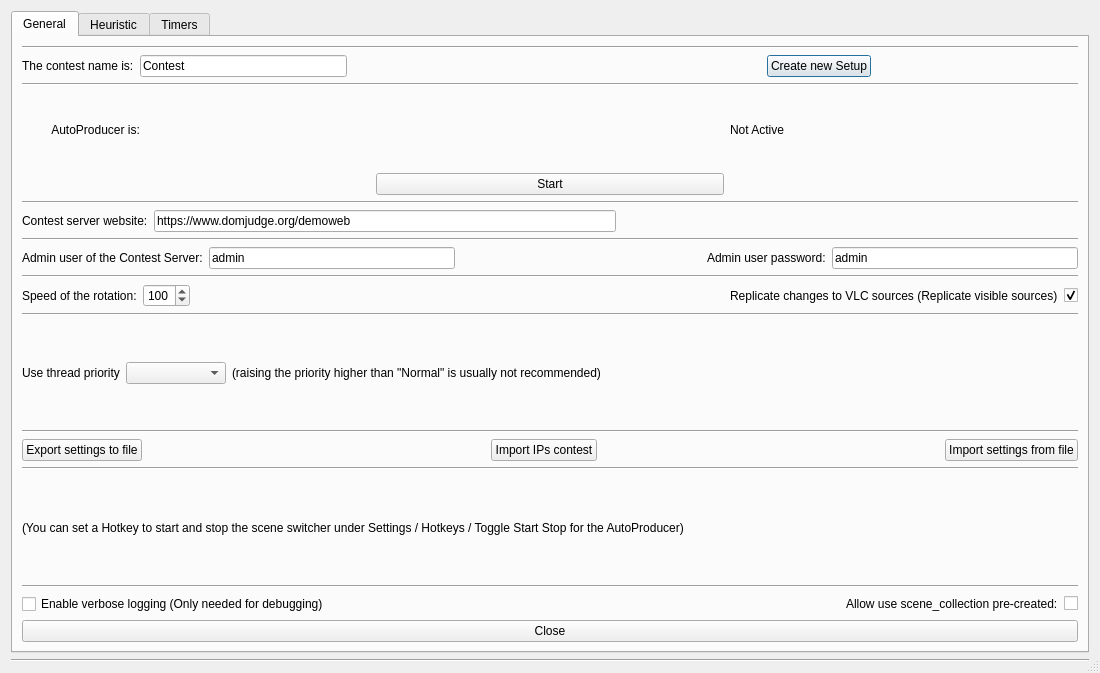
<?xml version="1.0" encoding="UTF-8"?>
<ui version="4.0">
 <class>SceneSwitcher</class>
 <widget class="QDialog" name="SceneSwitcher">
  <property name="geometry">
   <rect>
    <x>0</x>
    <y>0</y>
    <width>1100</width>
    <height>673</height>
   </rect>
  </property>
  <property name="sizePolicy">
   <sizepolicy hsizetype="Preferred" vsizetype="Preferred">
    <horstretch>0</horstretch>
    <verstretch>0</verstretch>
   </sizepolicy>
  </property>
  <property name="minimumSize">
   <size>
    <width>1100</width>
    <height>600</height>
   </size>
  </property>
  <property name="windowTitle">
   <string>SceneSwitcher</string>
  </property>
  <property name="sizeGripEnabled">
   <bool>true</bool>
  </property>
  <layout class="QVBoxLayout" name="verticalLayout">
   <property name="sizeConstraint">
    <enum>QLayout::SetNoConstraint</enum>
   </property>
   <item>
    <widget class="QTabWidget" name="tabWidget">
     <property name="currentIndex">
      <number>0</number>
     </property>
     <property name="movable">
      <bool>true</bool>
     </property>
     <widget class="QWidget" name="generalTab">
      <attribute name="title">
       <string notr="true">General</string>
      </attribute>
      <layout class="QVBoxLayout" name="verticalLayout_2">
       <item>
        <widget class="Line" name="line_6">
         <property name="orientation">
          <enum>Qt::Horizontal</enum>
         </property>
        </widget>
       </item>
       <item>
        <layout class="QHBoxLayout" name="horizontalLayout_4">
         <item>
          <widget class="QLabel" name="label">
           <property name="text">
            <string>The contest name is:</string>
           </property>
          </widget>
         </item>
         <item>
          <widget class="QLineEdit" name="contestName">
           <property name="maximumSize">
            <size>
             <width>300</width>
             <height>22</height>
            </size>
           </property>
           <property name="text">
            <string>Contest</string>
           </property>
          </widget>
         </item>
         <item>
          <spacer name="horizontalSpacer_4">
           <property name="orientation">
            <enum>Qt::Horizontal</enum>
           </property>
           <property name="sizeHint" stdset="0">
            <size>
             <width>40</width>
             <height>20</height>
            </size>
           </property>
          </spacer>
         </item>
         <item>
          <spacer name="horizontalSpacer_5">
           <property name="orientation">
            <enum>Qt::Horizontal</enum>
           </property>
           <property name="sizeHint" stdset="0">
            <size>
             <width>40</width>
             <height>20</height>
            </size>
           </property>
          </spacer>
         </item>
         <item>
          <widget class="QPushButton" name="createSetup">
           <property name="text">
            <string>Create new Setup</string>
           </property>
          </widget>
         </item>
         <item>
          <spacer name="horizontalSpacer_8">
           <property name="orientation">
            <enum>Qt::Horizontal</enum>
           </property>
           <property name="sizeHint" stdset="0">
            <size>
             <width>40</width>
             <height>20</height>
            </size>
           </property>
          </spacer>
         </item>
        </layout>
       </item>
       <item>
        <widget class="Line" name="line_17">
         <property name="orientation">
          <enum>Qt::Horizontal</enum>
         </property>
        </widget>
       </item>
       <item>
        <layout class="QGridLayout" name="gridLayout_4">
         <item row="0" column="0">
          <layout class="QGridLayout" name="gridLayout_2">
           <item row="0" column="0">
            <widget class="QLabel" name="label_5">
             <property name="text">
              <string>         AutoProducer is:</string>
             </property>
            </widget>
           </item>
           <item row="0" column="2">
            <widget class="QLabel" name="pluginRunningText">
             <property name="text">
              <string notr="true">Not Active</string>
             </property>
            </widget>
           </item>
           <item row="1" column="1">
            <widget class="QPushButton" name="toggleStartButton">
             <property name="text">
              <string>Start</string>
             </property>
            </widget>
           </item>
          </layout>
         </item>
        </layout>
       </item>
       <item>
        <widget class="Line" name="line_8">
         <property name="orientation">
          <enum>Qt::Horizontal</enum>
         </property>
        </widget>
       </item>
       <item>
        <layout class="QHBoxLayout" name="horizontalLayout_33">
         <item>
          <widget class="QLabel" name="label_7">
           <property name="text">
            <string>Contest server website:</string>
           </property>
          </widget>
         </item>
         <item>
          <widget class="QLineEdit" name="contestServer">
           <property name="text">
            <string>https://www.domjudge.org/demoweb</string>
           </property>
          </widget>
         </item>
         <item>
          <spacer name="horizontalSpacer_19">
           <property name="orientation">
            <enum>Qt::Horizontal</enum>
           </property>
           <property name="sizeHint" stdset="0">
            <size>
             <width>40</width>
             <height>20</height>
            </size>
           </property>
          </spacer>
         </item>
        </layout>
       </item>
       <item>
        <widget class="Line" name="line_16">
         <property name="orientation">
          <enum>Qt::Horizontal</enum>
         </property>
        </widget>
       </item>
       <item>
        <layout class="QHBoxLayout" name="horizontalLayout_50">
         <item>
          <widget class="QLabel" name="label_2">
           <property name="text">
            <string>Admin user of the Contest Server:</string>
           </property>
          </widget>
         </item>
         <item>
          <widget class="QLineEdit" name="userContestServer">
           <property name="text">
            <string>admin</string>
           </property>
          </widget>
         </item>
         <item>
          <spacer name="horizontalSpacer_10">
           <property name="orientation">
            <enum>Qt::Horizontal</enum>
           </property>
           <property name="sizeHint" stdset="0">
            <size>
             <width>40</width>
             <height>20</height>
            </size>
           </property>
          </spacer>
         </item>
         <item>
          <widget class="QLabel" name="label_3">
           <property name="text">
            <string>Admin user password:</string>
           </property>
          </widget>
         </item>
         <item>
          <widget class="QLineEdit" name="passwordContestServer">
           <property name="text">
            <string>admin</string>
           </property>
          </widget>
         </item>
        </layout>
       </item>
       <item>
        <widget class="Line" name="line_10">
         <property name="orientation">
          <enum>Qt::Horizontal</enum>
         </property>
        </widget>
       </item>
       <item>
        <layout class="QHBoxLayout" name="horizontalLayout">
         <item>
          <widget class="QLabel" name="label_6">
           <property name="text">
            <string>Speed of the rotation:</string>
           </property>
          </widget>
         </item>
         <item>
          <widget class="QSpinBox" name="SpeedRotation">
           <property name="maximum">
            <number>500</number>
           </property>
           <property name="singleStep">
            <number>5</number>
           </property>
           <property name="value">
            <number>100</number>
           </property>
          </widget>
         </item>
         <item>
          <spacer name="horizontalSpacer_11">
           <property name="orientation">
            <enum>Qt::Horizontal</enum>
           </property>
           <property name="sizeHint" stdset="0">
            <size>
             <width>40</width>
             <height>20</height>
            </size>
           </property>
          </spacer>
         </item>
         <item>
          <widget class="QLabel" name="label_16">
           <property name="text">
            <string>Replicate changes to VLC sources (Replicate visible sources)</string>
           </property>
          </widget>
         </item>
         <item>
          <widget class="QCheckBox" name="followVisible">
           <property name="text">
            <string/>
           </property>
           <property name="checked">
            <bool>true</bool>
           </property>
          </widget>
         </item>
        </layout>
       </item>
       <item>
        <widget class="Line" name="line">
         <property name="orientation">
          <enum>Qt::Horizontal</enum>
         </property>
        </widget>
       </item>
       <item>
        <layout class="QHBoxLayout" name="horizontalLayout_49">
         <item>
          <widget class="QLabel" name="label_56">
           <property name="text">
            <string>Use thread priority</string>
           </property>
          </widget>
         </item>
         <item>
          <widget class="QComboBox" name="threadPriority">
           <property name="sizePolicy">
            <sizepolicy hsizetype="Maximum" vsizetype="Fixed">
             <horstretch>0</horstretch>
             <verstretch>0</verstretch>
            </sizepolicy>
           </property>
           <property name="minimumSize">
            <size>
             <width>100</width>
             <height>0</height>
            </size>
           </property>
          </widget>
         </item>
         <item>
          <widget class="QLabel" name="label_57">
           <property name="text">
            <string>(raising the priority higher than &quot;Normal&quot; is usually not recommended)</string>
           </property>
          </widget>
         </item>
         <item>
          <spacer name="horizontalSpacer_41">
           <property name="orientation">
            <enum>Qt::Horizontal</enum>
           </property>
           <property name="sizeHint" stdset="0">
            <size>
             <width>40</width>
             <height>20</height>
            </size>
           </property>
          </spacer>
         </item>
        </layout>
       </item>
       <item>
        <widget class="Line" name="line_7">
         <property name="orientation">
          <enum>Qt::Horizontal</enum>
         </property>
        </widget>
       </item>
       <item>
        <layout class="QHBoxLayout" name="horizontalLayout_47">
         <property name="spacing">
          <number>15</number>
         </property>
         <item>
          <widget class="QPushButton" name="exportSettings">
           <property name="text">
            <string>Export settings to file</string>
           </property>
          </widget>
         </item>
         <item>
          <spacer name="horizontalSpacer_3">
           <property name="orientation">
            <enum>Qt::Horizontal</enum>
           </property>
           <property name="sizeHint" stdset="0">
            <size>
             <width>40</width>
             <height>20</height>
            </size>
           </property>
          </spacer>
         </item>
         <item>
          <widget class="QPushButton" name="importIPs">
           <property name="text">
            <string>Import IPs contest</string>
           </property>
          </widget>
         </item>
         <item>
          <spacer name="horizontalSpacer_2">
           <property name="orientation">
            <enum>Qt::Horizontal</enum>
           </property>
           <property name="sizeHint" stdset="0">
            <size>
             <width>40</width>
             <height>20</height>
            </size>
           </property>
          </spacer>
         </item>
         <item>
          <widget class="QPushButton" name="importSettings">
           <property name="text">
            <string>Import settings from file</string>
           </property>
          </widget>
         </item>
        </layout>
       </item>
       <item>
        <widget class="Line" name="line_15">
         <property name="orientation">
          <enum>Qt::Horizontal</enum>
         </property>
        </widget>
       </item>
       <item>
        <widget class="QLabel" name="label_13">
         <property name="text">
          <string>(You can set a Hotkey to start and stop the scene switcher under Settings / Hotkeys / Toggle Start Stop for the AutoProducer)</string>
         </property>
        </widget>
       </item>
       <item>
        <widget class="Line" name="line_14">
         <property name="orientation">
          <enum>Qt::Horizontal</enum>
         </property>
        </widget>
       </item>
       <item>
        <layout class="QHBoxLayout" name="horizontalLayout_48">
         <item>
          <widget class="QCheckBox" name="verboseLogging">
           <property name="text">
            <string>Enable verbose logging (Only needed for debugging)</string>
           </property>
          </widget>
         </item>
         <item>
          <spacer name="horizontalSpacer_49">
           <property name="orientation">
            <enum>Qt::Horizontal</enum>
           </property>
           <property name="sizeHint" stdset="0">
            <size>
             <width>40</width>
             <height>20</height>
            </size>
           </property>
          </spacer>
         </item>
         <item>
          <widget class="QLabel" name="label_17">
           <property name="text">
            <string>Allow use scene_collection pre-created:</string>
           </property>
          </widget>
         </item>
         <item>
          <widget class="QCheckBox" name="preCreatedCheckBox">
           <property name="text">
            <string/>
           </property>
          </widget>
         </item>
        </layout>
       </item>
       <item>
        <widget class="QPushButton" name="close">
         <property name="text">
          <string>Close</string>
         </property>
        </widget>
       </item>
      </layout>
     </widget>
     <widget class="QWidget" name="heuristicTab">
      <attribute name="title">
       <string notr="true">Heuristic</string>
      </attribute>
      <layout class="QVBoxLayout" name="verticalLayout_15">
       <item>
        <widget class="Line" name="line_5">
         <property name="orientation">
          <enum>Qt::Horizontal</enum>
         </property>
        </widget>
       </item>
       <item>
        <layout class="QHBoxLayout" name="horizontalLayout_2">
         <item>
          <spacer name="horizontalSpacer_15">
           <property name="orientation">
            <enum>Qt::Horizontal</enum>
           </property>
           <property name="sizeHint" stdset="0">
            <size>
             <width>40</width>
             <height>20</height>
            </size>
           </property>
          </spacer>
         </item>
         <item>
          <spacer name="horizontalSpacer_23">
           <property name="orientation">
            <enum>Qt::Horizontal</enum>
           </property>
           <property name="sizeHint" stdset="0">
            <size>
             <width>40</width>
             <height>20</height>
            </size>
           </property>
          </spacer>
         </item>
         <item>
          <widget class="QLabel" name="label_8">
           <property name="text">
            <string>     Weight of rank in the heuristic:</string>
           </property>
          </widget>
         </item>
         <item>
          <spacer name="horizontalSpacer_28">
           <property name="orientation">
            <enum>Qt::Horizontal</enum>
           </property>
           <property name="sizeHint" stdset="0">
            <size>
             <width>40</width>
             <height>20</height>
            </size>
           </property>
          </spacer>
         </item>
         <item>
          <widget class="QDoubleSpinBox" name="weightOfRank">
           <property name="singleStep">
            <double>0.010000000000000</double>
           </property>
           <property name="value">
            <double>1.000000000000000</double>
           </property>
          </widget>
         </item>
         <item>
          <spacer name="horizontalSpacer_14">
           <property name="orientation">
            <enum>Qt::Horizontal</enum>
           </property>
           <property name="sizeHint" stdset="0">
            <size>
             <width>40</width>
             <height>20</height>
            </size>
           </property>
          </spacer>
         </item>
         <item>
          <spacer name="horizontalSpacer_29">
           <property name="orientation">
            <enum>Qt::Horizontal</enum>
           </property>
           <property name="sizeHint" stdset="0">
            <size>
             <width>40</width>
             <height>20</height>
            </size>
           </property>
          </spacer>
         </item>
         <item>
          <spacer name="horizontalSpacer_13">
           <property name="orientation">
            <enum>Qt::Horizontal</enum>
           </property>
           <property name="sizeHint" stdset="0">
            <size>
             <width>40</width>
             <height>20</height>
            </size>
           </property>
          </spacer>
         </item>
        </layout>
       </item>
       <item>
        <widget class="Line" name="line_4">
         <property name="orientation">
          <enum>Qt::Horizontal</enum>
         </property>
        </widget>
       </item>
       <item>
        <layout class="QHBoxLayout" name="horizontalLayout_6">
         <item>
          <spacer name="horizontalSpacer_18">
           <property name="orientation">
            <enum>Qt::Horizontal</enum>
           </property>
           <property name="sizeHint" stdset="0">
            <size>
             <width>40</width>
             <height>20</height>
            </size>
           </property>
          </spacer>
         </item>
         <item>
          <widget class="QLabel" name="label_9">
           <property name="text">
            <string>Weight of number of pending submissions in the heuristic:</string>
           </property>
          </widget>
         </item>
         <item>
          <spacer name="horizontalSpacer_20">
           <property name="orientation">
            <enum>Qt::Horizontal</enum>
           </property>
           <property name="sizeHint" stdset="0">
            <size>
             <width>40</width>
             <height>20</height>
            </size>
           </property>
          </spacer>
         </item>
         <item>
          <widget class="QDoubleSpinBox" name="weightOfPending">
           <property name="singleStep">
            <double>0.010000000000000</double>
           </property>
           <property name="value">
            <double>1.000000000000000</double>
           </property>
          </widget>
         </item>
         <item>
          <spacer name="horizontalSpacer_17">
           <property name="orientation">
            <enum>Qt::Horizontal</enum>
           </property>
           <property name="sizeHint" stdset="0">
            <size>
             <width>40</width>
             <height>20</height>
            </size>
           </property>
          </spacer>
         </item>
         <item>
          <spacer name="horizontalSpacer_30">
           <property name="orientation">
            <enum>Qt::Horizontal</enum>
           </property>
           <property name="sizeHint" stdset="0">
            <size>
             <width>40</width>
             <height>20</height>
            </size>
           </property>
          </spacer>
         </item>
         <item>
          <spacer name="horizontalSpacer_16">
           <property name="orientation">
            <enum>Qt::Horizontal</enum>
           </property>
           <property name="sizeHint" stdset="0">
            <size>
             <width>40</width>
             <height>20</height>
            </size>
           </property>
          </spacer>
         </item>
        </layout>
       </item>
       <item>
        <widget class="Line" name="line_3">
         <property name="orientation">
          <enum>Qt::Horizontal</enum>
         </property>
        </widget>
       </item>
       <item>
        <layout class="QHBoxLayout" name="horizontalLayout_7">
         <item>
          <spacer name="horizontalSpacer_24">
           <property name="orientation">
            <enum>Qt::Horizontal</enum>
           </property>
           <property name="sizeHint" stdset="0">
            <size>
             <width>40</width>
             <height>20</height>
            </size>
           </property>
          </spacer>
         </item>
         <item>
          <widget class="QLabel" name="label_10">
           <property name="text">
            <string>             Weight of the time in the stream in the heuristic:</string>
           </property>
          </widget>
         </item>
         <item>
          <spacer name="horizontalSpacer_25">
           <property name="orientation">
            <enum>Qt::Horizontal</enum>
           </property>
           <property name="sizeHint" stdset="0">
            <size>
             <width>40</width>
             <height>20</height>
            </size>
           </property>
          </spacer>
         </item>
         <item>
          <widget class="QDoubleSpinBox" name="weightOfTime">
           <property name="singleStep">
            <double>0.010000000000000</double>
           </property>
           <property name="value">
            <double>1.000000000000000</double>
           </property>
          </widget>
         </item>
         <item>
          <spacer name="horizontalSpacer_26">
           <property name="orientation">
            <enum>Qt::Horizontal</enum>
           </property>
           <property name="sizeHint" stdset="0">
            <size>
             <width>40</width>
             <height>20</height>
            </size>
           </property>
          </spacer>
         </item>
         <item>
          <spacer name="horizontalSpacer_12">
           <property name="orientation">
            <enum>Qt::Horizontal</enum>
           </property>
           <property name="sizeHint" stdset="0">
            <size>
             <width>40</width>
             <height>20</height>
            </size>
           </property>
          </spacer>
         </item>
         <item>
          <spacer name="horizontalSpacer_22">
           <property name="orientation">
            <enum>Qt::Horizontal</enum>
           </property>
           <property name="sizeHint" stdset="0">
            <size>
             <width>40</width>
             <height>20</height>
            </size>
           </property>
          </spacer>
         </item>
        </layout>
       </item>
       <item>
        <widget class="Line" name="line_2">
         <property name="orientation">
          <enum>Qt::Horizontal</enum>
         </property>
        </widget>
       </item>
       <item>
        <layout class="QHBoxLayout" name="horizontalLayout_5">
         <item>
          <spacer name="horizontalSpacer_32">
           <property name="orientation">
            <enum>Qt::Horizontal</enum>
           </property>
           <property name="sizeHint" stdset="0">
            <size>
             <width>40</width>
             <height>20</height>
            </size>
           </property>
          </spacer>
         </item>
         <item>
          <spacer name="horizontalSpacer_34">
           <property name="orientation">
            <enum>Qt::Horizontal</enum>
           </property>
           <property name="sizeHint" stdset="0">
            <size>
             <width>40</width>
             <height>20</height>
            </size>
           </property>
          </spacer>
         </item>
         <item>
          <widget class="QLabel" name="label_11">
           <property name="text">
            <string>              Heuristic cycle number:</string>
           </property>
          </widget>
         </item>
         <item>
          <spacer name="horizontalSpacer_36">
           <property name="orientation">
            <enum>Qt::Horizontal</enum>
           </property>
           <property name="sizeHint" stdset="0">
            <size>
             <width>40</width>
             <height>20</height>
            </size>
           </property>
          </spacer>
         </item>
         <item>
          <widget class="QSpinBox" name="numberOfCycle">
           <property name="minimum">
            <number>1</number>
           </property>
          </widget>
         </item>
         <item>
          <spacer name="horizontalSpacer_31">
           <property name="orientation">
            <enum>Qt::Horizontal</enum>
           </property>
           <property name="sizeHint" stdset="0">
            <size>
             <width>40</width>
             <height>20</height>
            </size>
           </property>
          </spacer>
         </item>
         <item>
          <spacer name="horizontalSpacer_35">
           <property name="orientation">
            <enum>Qt::Horizontal</enum>
           </property>
           <property name="sizeHint" stdset="0">
            <size>
             <width>40</width>
             <height>20</height>
            </size>
           </property>
          </spacer>
         </item>
         <item>
          <spacer name="horizontalSpacer_33">
           <property name="orientation">
            <enum>Qt::Horizontal</enum>
           </property>
           <property name="sizeHint" stdset="0">
            <size>
             <width>40</width>
             <height>20</height>
            </size>
           </property>
          </spacer>
         </item>
        </layout>
       </item>
      </layout>
     </widget>
     <widget class="QWidget" name="timerTab">
      <attribute name="title">
       <string>Timers</string>
      </attribute>
      <widget class="QWidget" name="horizontalLayoutWidget">
       <property name="geometry">
        <rect>
         <x>10</x>
         <y>10</y>
         <width>1051</width>
         <height>211</height>
        </rect>
       </property>
       <layout class="QHBoxLayout" name="horizontalLayout_3">
        <property name="spacing">
         <number>6</number>
        </property>
        <property name="sizeConstraint">
         <enum>QLayout::SetDefaultConstraint</enum>
        </property>
        <item>
         <spacer name="horizontalSpacer">
          <property name="orientation">
           <enum>Qt::Horizontal</enum>
          </property>
          <property name="sizeHint" stdset="0">
           <size>
            <width>40</width>
            <height>20</height>
           </size>
          </property>
         </spacer>
        </item>
        <item>
         <widget class="QLabel" name="label_12">
          <property name="text">
           <string>Update delay in judgment queue:</string>
          </property>
         </widget>
        </item>
        <item>
         <widget class="QSpinBox" name="delayJudgments">
          <property name="suffix">
           <string> ms</string>
          </property>
          <property name="prefix">
           <string/>
          </property>
          <property name="maximum">
           <number>100000</number>
          </property>
          <property name="value">
           <number>1000</number>
          </property>
         </widget>
        </item>
        <item>
         <spacer name="horizontalSpacer_6">
          <property name="orientation">
           <enum>Qt::Horizontal</enum>
          </property>
          <property name="sizeHint" stdset="0">
           <size>
            <width>40</width>
            <height>20</height>
           </size>
          </property>
         </spacer>
        </item>
       </layout>
      </widget>
      <widget class="QWidget" name="horizontalLayoutWidget_2">
       <property name="geometry">
        <rect>
         <x>10</x>
         <y>230</y>
         <width>1051</width>
         <height>171</height>
        </rect>
       </property>
       <layout class="QHBoxLayout" name="horizontalLayout_8">
        <item>
         <spacer name="horizontalSpacer_27">
          <property name="orientation">
           <enum>Qt::Horizontal</enum>
          </property>
          <property name="sizeHint" stdset="0">
           <size>
            <width>40</width>
            <height>20</height>
           </size>
          </property>
         </spacer>
        </item>
        <item>
         <widget class="QLabel" name="label_14">
          <property name="text">
           <string>Delay before change teams  </string>
          </property>
         </widget>
        </item>
        <item>
         <widget class="QSpinBox" name="delayIp">
          <property name="suffix">
           <string> ms</string>
          </property>
          <property name="maximum">
           <number>100000</number>
          </property>
          <property name="value">
           <number>5000</number>
          </property>
         </widget>
        </item>
        <item>
         <spacer name="horizontalSpacer_7">
          <property name="orientation">
           <enum>Qt::Horizontal</enum>
          </property>
          <property name="sizeHint" stdset="0">
           <size>
            <width>40</width>
            <height>20</height>
           </size>
          </property>
         </spacer>
        </item>
       </layout>
      </widget>
      <widget class="QWidget" name="horizontalLayoutWidget_3">
       <property name="geometry">
        <rect>
         <x>9</x>
         <y>419</y>
         <width>1051</width>
         <height>191</height>
        </rect>
       </property>
       <layout class="QHBoxLayout" name="horizontalLayout_9">
        <item>
         <spacer name="horizontalSpacer_9">
          <property name="orientation">
           <enum>Qt::Horizontal</enum>
          </property>
          <property name="sizeHint" stdset="0">
           <size>
            <width>40</width>
            <height>20</height>
           </size>
          </property>
         </spacer>
        </item>
        <item>
         <widget class="QLabel" name="label_15">
          <property name="text">
           <string>Interval between switches</string>
          </property>
         </widget>
        </item>
        <item>
         <widget class="QSpinBox" name="checkInterval">
          <property name="suffix">
           <string> ms</string>
          </property>
          <property name="maximum">
           <number>100000</number>
          </property>
          <property name="value">
           <number>3000</number>
          </property>
         </widget>
        </item>
        <item>
         <spacer name="horizontalSpacer_21">
          <property name="orientation">
           <enum>Qt::Horizontal</enum>
          </property>
          <property name="sizeHint" stdset="0">
           <size>
            <width>40</width>
            <height>20</height>
           </size>
          </property>
         </spacer>
        </item>
       </layout>
      </widget>
      <widget class="QWidget" name="horizontalLayoutWidget_4">
       <property name="geometry">
        <rect>
         <x>29</x>
         <y>249</y>
         <width>1021</width>
         <height>31</height>
        </rect>
       </property>
       <layout class="QHBoxLayout" name="horizontalLayout_13">
        <item>
         <widget class="QLabel" name="label_4">
          <property name="text">
           <string>WARNING!!! The delay must be longer than the time needed to make the change of the VLC sources, to prevent black screens in the switch of them</string>
          </property>
         </widget>
        </item>
       </layout>
      </widget>
      <widget class="Line" name="line_13">
       <property name="geometry">
        <rect>
         <x>-3</x>
         <y>0</y>
         <width>1081</width>
         <height>20</height>
        </rect>
       </property>
       <property name="orientation">
        <enum>Qt::Horizontal</enum>
       </property>
      </widget>
      <widget class="Line" name="line_11">
       <property name="geometry">
        <rect>
         <x>-3</x>
         <y>410</y>
         <width>1081</width>
         <height>20</height>
        </rect>
       </property>
       <property name="orientation">
        <enum>Qt::Horizontal</enum>
       </property>
      </widget>
      <widget class="Line" name="line_12">
       <property name="geometry">
        <rect>
         <x>-3</x>
         <y>220</y>
         <width>1081</width>
         <height>20</height>
        </rect>
       </property>
       <property name="orientation">
        <enum>Qt::Horizontal</enum>
       </property>
      </widget>
     </widget>
    </widget>
   </item>
   <item>
    <widget class="Line" name="line_9">
     <property name="orientation">
      <enum>Qt::Horizontal</enum>
     </property>
    </widget>
   </item>
  </layout>
 </widget>
 <resources/>
 <connections/>
</ui>
